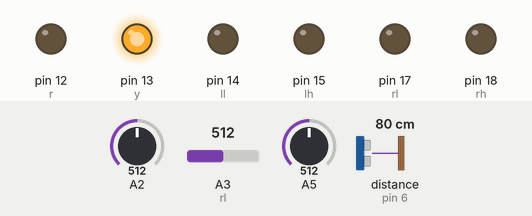
The sketch below on a simulated Arduino Uno, built with avr-gcc and run on an emulated ATmega328P. Shown: output pins drawn as LEDs (lit = HIGH). Wiring (inferred from the names in the program): ultrasonic range finder: trigger pin 8; echo pin 6. Inputs (shaded band) come from the test bench; at power-on: A2 = 512, A5 = 512, A3 (rl) = 512, distance to the obstacle (sensor on pin 6) 80 cm. The echo pulse lasts 58.3 µs per cm; pins used as bus, display or sensor lines are not drawn.

Above: at 1.2 s.
1.3 s: A2 set to 987
4.2 s: A2 set to 1011
At 6.7 s:
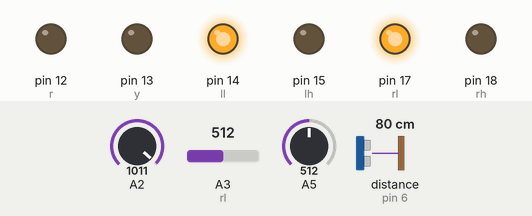
7.5 s: A5 set to 691
10.2 s: A5 set to 710
At 12.4 s:
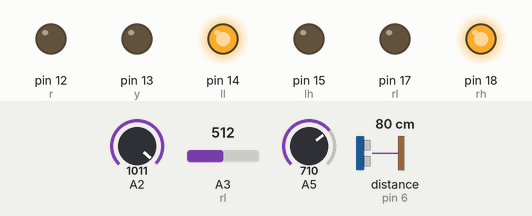
13.5 s: A3 (rl) set to 982
16.2 s: A3 (rl) set to 1018
At 19.4 s:
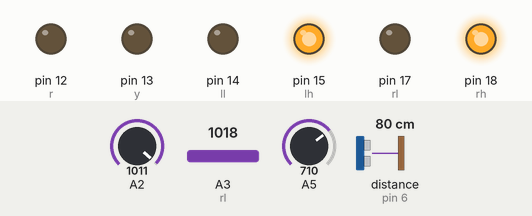
Timing chart, 0 to 20.6 s (numbered marks = the images above; inputs shaded):
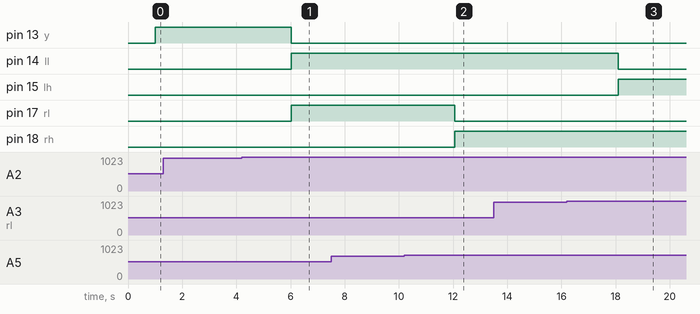

The sketch:

Autolight.ino
```cpp
const int trigPin = 8;
const int echoPin = 6;
double duration, distance;
const int rh =18;
const int rl =17;
const int lh = 15;
const int ll =14 ;
const int y =13 ;
const int r =12 ;
void setup() {
   Serial.begin(9600);
   pinMode(5, INPUT);
   pinMode(3, INPUT);
   pinMode(2, INPUT);
   pinMode(10, INPUT);
   pinMode(echoPin, INPUT);
   pinMode(trigPin, OUTPUT);
   pinMode(rh, OUTPUT);
   pinMode(rl, OUTPUT);
   pinMode(lh, OUTPUT);
   pinMode(ll, OUTPUT);
   pinMode(y, OUTPUT);
   pinMode(r, OUTPUT);

}

void loop() {
  int r=analogRead(5);              //700
  int l=analogRead(3);              //1000
  float R=analogRead(2);             //500
  float H=analogRead(10);            //240
  digitalWrite(trigPin, LOW);
  delayMicroseconds(2);
  digitalWrite(trigPin, HIGH);
  delayMicroseconds(10);
  digitalWrite(trigPin, LOW);
  duration = pulseIn(echoPin, HIGH);
  distance = (duration*.0343)/2;       //200-175
  int D=distance;
  delay(1000);
 if((R<500)||(H<1000)){
  digitalWrite(rh,LOW);
  digitalWrite(rl,LOW);
  digitalWrite(lh,LOW);
  digitalWrite(ll,LOW);
  digitalWrite(y,HIGH);
  digitalWrite(r,LOW);
  //("Yellow Light High");
 }

  else if((l<1000)&&(r<700)){
  digitalWrite(rh,LOW);
  digitalWrite(rl,HIGH);
  digitalWrite(lh,LOW);
  digitalWrite(ll,HIGH);
  digitalWrite(y,LOW);
  digitalWrite(r,LOW);
  //("R Light Low");
  //("L Light Low");
 }
 else if(r<700){
  digitalWrite(rh,LOW);
  digitalWrite(rl,HIGH);
  digitalWrite(lh,HIGH);
  digitalWrite(ll,LOW);
  digitalWrite(y,LOW);
  digitalWrite(r,LOW);
  //("R Light Low");
  //("L Light High");
 }
 else if(l<1000){
  digitalWrite(rh,HIGH);
  digitalWrite(rl,LOW);
  digitalWrite(lh,LOW);
  digitalWrite(ll,HIGH);
  digitalWrite(y,LOW);
  digitalWrite(r,LOW);
  //("R Light High");
  //("L Light Low");
 }
 else{
  digitalWrite(rh,HIGH);
  digitalWrite(rl,LOW);
  digitalWrite(lh,HIGH);
  digitalWrite(ll,LOW);
  digitalWrite(y,LOW);
  digitalWrite(r,LOW);
  //("R Light High");
  //("L Light High");
 }
}
```

Measured:
- the behaviour switches between 999 and 1000 on A2 (found by bisection; images 0 and 1)
- the behaviour switches between 699 and 700 on A5 (found by bisection; images 1 and 2)
- the behaviour switches between 999 and 1000 on A3 (rl) (found by bisection; images 2 and 3)
- after the input at 1.3 s, every drawn part: stays the same
- after the input at 4.2 s, pin 13 (y): HIGH → LOW after 1.8 s; pin 14 (ll), pin 17 (rl): LOW → HIGH after 1.8 s
- after the input at 7.5 s, every drawn part: stays the same
- after the input at 10.2 s, pin 17 (rl): HIGH → LOW after 1.9 s; pin 18 (rh): LOW → HIGH after 1.9 s
- after the input at 13.5 s, every drawn part: stays the same
- after the input at 16.2 s, pin 14 (ll): HIGH → LOW after 1.9 s; pin 15 (lh): LOW → HIGH after 1.9 s
